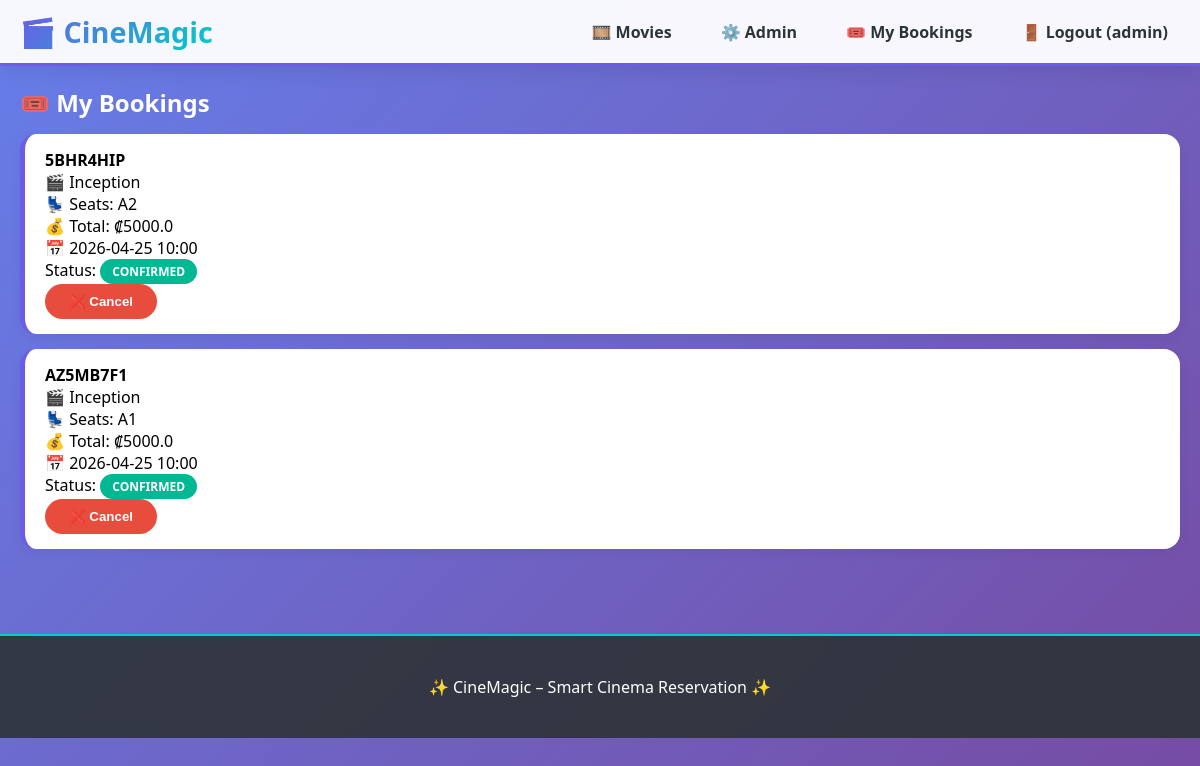
The app's page /my_bookings (signed in) with its own data.
### run.py (models this page shows, shortened)
class User(UserMixin, db.Model):
    __tablename__ = 'users'
    id = db.Column(db.Integer, primary_key=True)
    username = db.Column(db.String(80), unique=True, nullable=False)
    email = db.Column(db.String(120), unique=True, nullable=False)
    password_hash = db.Column(db.String(200), nullable=False)
    is_admin = db.Column(db.Boolean, default=False)
    registered_on = db.Column(db.DateTime, default=datetime.utcnow)
    bookings = db.relationship('Booking', backref='user', lazy=True)
    waiting_entries = db.relationship('WaitingEntry', backref='user', lazy=True)

class Booking(db.Model):
    __tablename__ = 'bookings'
    id = db.Column(db.Integer, primary_key=True)
    user_id = db.Column(db.Integer, db.ForeignKey('users.id'), nullable=False)
    showtime_id = db.Column(db.Integer, db.ForeignKey('showtimes.id'), nullable=False)
    booking_reference = db.Column(db.String(20), unique=True, nullable=False)
    num_seats = db.Column(db.Integer, nullable=False)
    total_price = db.Column(db.Float, nullable=False)
    seat_numbers = db.Column(db.Text)
    booking_date = db.Column(db.DateTime, default=datetime.utcnow)
    status = db.Column(db.String(20), default='pending')
    payment_deadline = db.Column(db.DateTime)

class Movie(db.Model):
    __tablename__ = 'movies'
    id = db.Column(db.Integer, primary_key=True)
    title = db.Column(db.String(150), nullable=False)
    genre = db.Column(db.String(100))
    duration_min = db.Column(db.Integer)
    description = db.Column(db.Text)
    release_year = db.Column(db.Integer)
    rating = db.Column(db.Float)
    showtimes = db.relationship('Showtime', backref='movie', lazy=True)

class Showtime(db.Model):
    __tablename__ = 'showtimes'
    id = db.Column(db.Integer, primary_key=True)
    movie_id = db.Column(db.Integer, db.ForeignKey('movies.id'), nullable=False)
    hall_id = db.Column(db.Integer, db.ForeignKey('halls.id'), nullable=False)
    start_time = db.Column(db.DateTime, nullable=False)
    end_time = db.Column(db.DateTime, nullable=False)
    base_price = db.Column(db.Float, default=5000.0)
    bookings = db.relationship('Booking', backref='showtime', lazy=True)
    waiting_list = db.relationship('WaitingEntry', backref='showtime', lazy=True)

### run.py (the view)
@app.route('/my_bookings')
@login_required
def my_bookings():
    bookings = Booking.query.filter_by(user_id=current_user.id).order_by(Booking.booking_date.desc()).all()
    return render_template('my_bookings.html', bookings=bookings)

### run.py (called while the page is built)
@login_manager.user_loader
def load_user(user_id):
    return User.query.get(int(user_id))

### templates/my_bookings.html
{% extends "base.html" %}{% block content %}<h2 style="color:white;">🎟️ My Bookings</h2>{% for b in bookings %}<div class="booking-card"><strong>{{ b.booking_reference }}</strong><br>🎬 {{ b.showtime.movie.title }}<br>💺 Seats: {{ b.seat_numbers }}<br>💰 Total: ₡{{ b.total_price }}<br>📅 {{ b.showtime.start_time.strftime("%Y-%m-%d %H:%M") }}<br>Status: <span class="status-badge status-{{ b.status }}">{{ b.status }}</span><br>{% if b.status == "pending" %}<small>⏳ Pay before {{ b.payment_deadline.strftime("%H:%M:%S") }}</small><form method="POST" action="{{ url_for("confirm_booking", booking_id=b.id) }}" style="display:inline;"><button>✅ Confirm Payment</button></form>{% endif %}<form method="POST" action="{{ url_for("cancel_booking", booking_id=b.id) }}" style="display:inline;"><button style="background:#e74c3c;">❌ Cancel</button></form></div>{% endfor %}{% endblock %}

### templates/base.html (shortened to what this page needs)
<!DOCTYPE html>
<html lang="en">
<head>
    <link rel="stylesheet" href="{{ url_for('static', filename='style.css') }}">
</head>
<body>
    <nav class="navbar">
        <div class="container">
            <a href="/" class="brand">🎬 CineMagic</a>
            <ul class="nav-links">
                <li><a href="{{ url_for('movies') }}">🎞️ Movies</a></li>
                {% if current_user.is_authenticated %}
                    {% if current_user.is_admin %}<li><a href="{{ url_for('admin_dashboard') }}">⚙️ Admin</a></li>{% endif %}
                    <li><a href="{{ url_for('my_bookings') }}">🎟️ My Bookings</a></li>
                    <li><a href="{{ url_for('logout') }}">🚪 Logout ({{ current_user.username }})</a></li>
                {% else %}
                    <li><a href="{{ url_for('login') }}">🔐 Login</a></li>
                    <li><a href="{{ url_for('register') }}">📝 Register</a></li>
                {% endif %}
            </ul>
        </div>
    </nav>
    <div class="container main-content">
        {% block content %}{% endblock %}
    </div>
    <footer><div class="container"><p>✨ CineMagic – Smart Cinema Reservation ✨</p></div></footer>
</body>
</html>

### static/style.css (style rules this page uses)
:root { --primary: #6c5ce7; --primary-dark: #5a4ad1; --secondary: #00cec9; --danger: #e74c3c; --success: #00b894; --warning: #fdcb6e; --dark: #2d3436; }
* { margin:0; padding:0; box-sizing:border-box; }
body { font-family: 'Segoe UI', system-ui; background: linear-gradient(135deg, #667eea 0%, #764ba2 100%); min-height: 100vh; }
.container { max-width: 1280px; margin: 0 auto; padding: 20px; }
.navbar { background: rgba(255,255,255,0.95); backdrop-filter: blur(10px); box-shadow: 0 4px 20px rgba(0,0,0,0.1); position: sticky; top: 0; z-index: 1000; border-bottom: 3px solid var(--primary); }
.navbar .container { display: flex; justify-content: space-between; align-items: center; padding: 12px 20px; }
.brand { font-size: 1.8rem; font-weight: 800; background: linear-gradient(135deg, var(--primary), var(--secondary)); -webkit-background-clip: text; background-clip: text; color: transparent; text-decoration: none; }
.nav-links { list-style: none; display: flex; gap: 25px; align-items: center; }
.nav-links a { text-decoration: none; color: var(--dark); font-weight: 600; transition: 0.3s; padding: 8px 12px; border-radius: 8px; }
.btn, button { background: linear-gradient(135deg, var(--primary), var(--primary-dark)); color: white; border: none; padding: 10px 24px; border-radius: 40px; font-weight: 600; cursor: pointer; transition: 0.2s; text-decoration: none; display: inline-block; }
.booking-card { background: white; border-radius: 16px; padding: 15px 20px; margin: 15px 0; box-shadow: 0 4px 12px rgba(0,0,0,0.05); border-left: 5px solid var(--primary); transition: 0.2s; }
.status-badge { display: inline-block; padding: 4px 12px; border-radius: 30px; font-size: 0.75rem; font-weight: bold; text-transform: uppercase; }
.status-confirmed { background: var(--success); color: white; }
footer { background: rgba(45,52,54,0.9); backdrop-filter: blur(5px); color: white; text-align: center; padding: 20px; margin-top: 50px; border-top: 2px solid var(--secondary); }

### records on screen
User: username "admin"
Booking: booking_reference "5BHR4HIP", showtime.movie "Inception", seat_numbers "A2", total_price "5000.0", showtime.start_time "2026-04-25 10:00", status "CONFIRMED"
Booking: booking_reference "AZ5MB7F1", showtime.movie "Inception", seat_numbers "A1", total_price "5000.0", showtime.start_time "2026-04-25 10:00", status "CONFIRMED"
